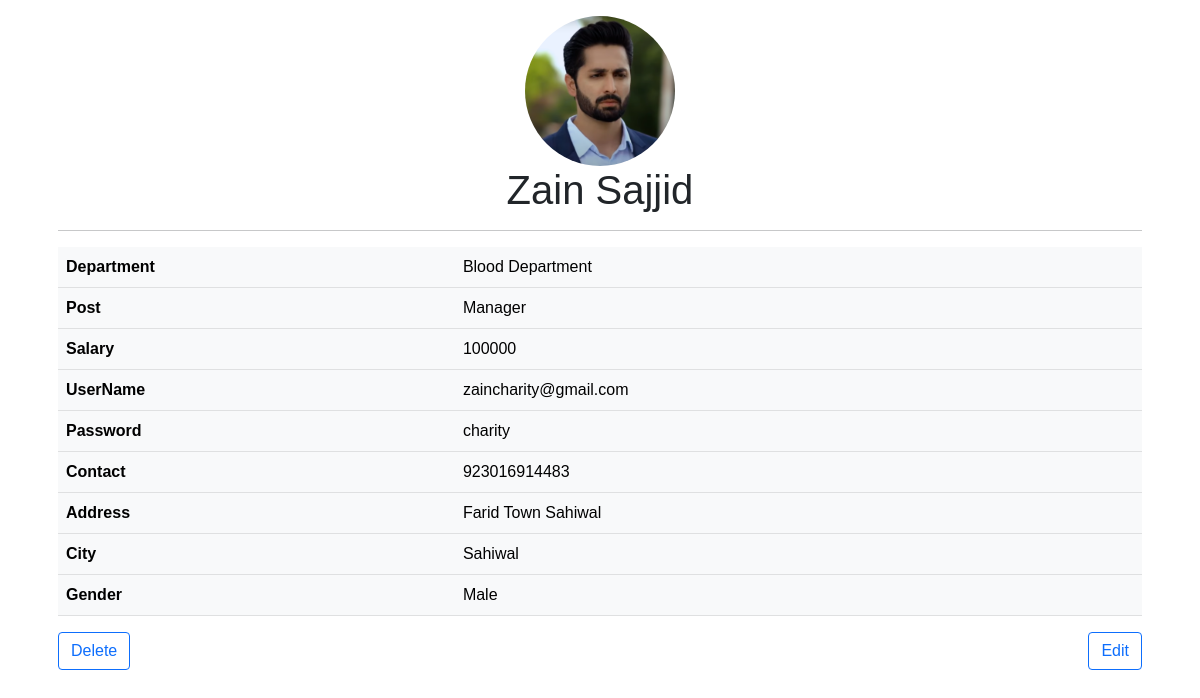
The page /NGO/dashboard/teamprofile.php?r=1 on the database its author committed.
### tables this page shows
CREATE TABLE `team` (
  `t_id` int(11) NOT NULL,
  `t_name` varchar(200) NOT NULL,
  `t_department` varchar(200) NOT NULL,
  `t_post` varchar(200) NOT NULL,
  `t_salary` varchar(200) NOT NULL,
  `t_username` varchar(200) NOT NULL,
  `t_password` varchar(200) NOT NULL,
  `t_contact` varchar(200) NOT NULL,
  `t_city` varchar(200) NOT NULL,
  `t_address` varchar(200) NOT NULL,
  `t_gender` varchar(200) NOT NULL
);

### NGO/dashboard/teamprofile.php (the view, shortened to what this page needs)
<?php
 include 'dbconnect.php';
$id=$_GET['r'];
$query="SELECT * FROM team WHERE t_id='".$id."'";
$q=mysqli_query($con,$query);
$row=mysqli_fetch_array($q);
?>
<!DOCTYPE html>
<!DOCTYPE html>
<html lang="en">
<head>
    <link rel="stylesheet" href="../assets/css/bootstrap.min.css">
    <link rel="stylesheet" href="../assets/css/style.css">
    <link rel="stylesheet" href="https://cdnjs.cloudflare.com/ajax/libs/font-awesome/4.7.0/css/font-awesome.min.css">
</head>
<body>
    <div class="container">
        <div class="row">
            <div class="col">
            <div class="modal-body">
            <img src="../assets/img/team.png" class="rounded mx-auto d-block rounded-circle" style="width: 150px; height: 150px;" alt="...">
        <h1 style="text-align: center;"><?php echo $row['t_name'] ?></h1>
        <hr>
        <table class="table table-light">
          <tbody>
            <tr>
              <th scope="col">Department</th>
              <td><?php echo $row['t_department']?></td>
            </tr>
            <tr>
              <th scope="col">Post</th>
              <td><?php echo $row['t_post']?></td>
            </tr>
            <tr>
              <th scope="col">Salary</th>
              <td><?php echo $row['t_salary']?></td>
            </tr>
            <tr>
              <th scope="col">UserName</th>
              <td><?php echo $row['t_username']?></td>
            </tr>
            <tr>
              <th scope="col">Password</th>
              <td><?php echo $row['t_password']?></td>
            </tr>
            <tr>
              <th scope="col">Contact</th>
              <td><?php echo $row['t_contact']?></td>
            </tr>
            <tr>
              <th scope="col">Address</th>
              <td><?php echo $row['t_address']?></td>
            </tr>
            <tr>
              <th scope="col">City</th>
              <td><?php echo $row['t_city']?></td>
            </tr>
            <tr>
              <th scope="col">Gender</th>
              <td><?php echo $row['t_gender']?></td>
            </tr>
          </tbody>
        </table>
        <a href="teamdelete.php?r=<?php echo $row['t_id']?>">
        <button class="btn btn-outline-primary">Delete</button>
      </a>
      <a href="teamedit.php?r=<?php echo $row['t_id']?>">
        <button class="btn btn-outline-primary float-end">Edit</button>
        </a>
      </div>
            </div>
        </div>
    </div>
</body>
</html>

### NGO/assets/css/style.css (style rules this page uses)
* { padding: 0%; margin: 0%; font-family: sans-serif; }
a { text-decoration: none; color: black; cursor: pointer; }

### rows shown on the page
team: t_name "Zain Sajjid", t_department "Blood Department", t_post "Manager", t_salary "100000", t_username "zaincharity@gmail.com", t_password "charity", t_contact "923016914483", t_address "Farid Town Sahiwal", t_city "Sahiwal", t_gender "Male"
